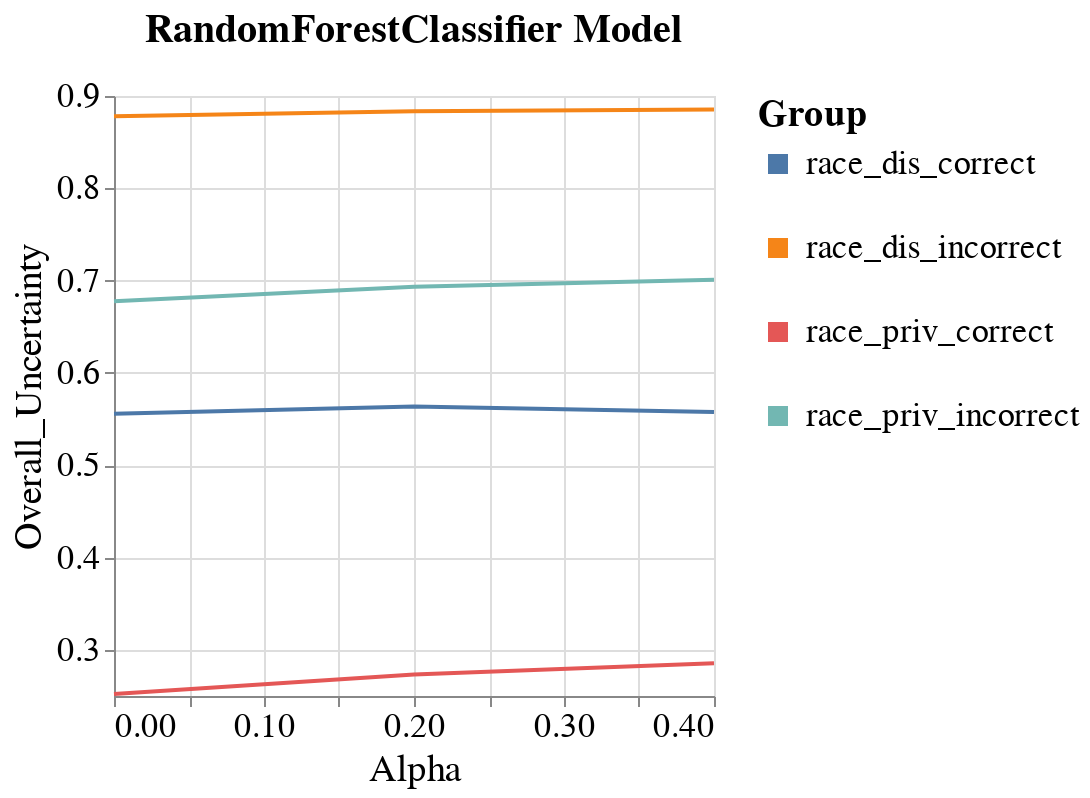

The notebook cell saved with this chart:
### Code cell
visualizer.create_line_bands_per_group_metric_plot(model_name=MODEL_NAMES[0],
                                                   group_metric='Overall_Uncertainty',
                                                   group='race',
                                                   metric_type='subgroup')

### Figure 1 — Vega-Lite specification as saved in the notebook (floating-point values rounded to 4 significant figures)
{"config": {"view": {"continuousWidth": 400, "continuousHeight": 300}, "axis": {"labelFontSize": 17, "labelFontWeight": "normal", "titleFontSize": 19, "titleFontWeight": "normal"}, "legend": {"labelFontSize": 17, "labelLimit": 300, "symbolStrokeWidth": 10, "titleFontSize": 19, "titleLimit": 300}, "title": {"fontSize": 17}}, "data": {"name": "data-9730f4df7d01c837acf7c45bc6aa925f"}, "mark": "line", "encoding": {"color": {"field": "Group", "type": "nominal"}, "x": {"field": "Intervention_Param", "title": "Alpha", "type": "quantitative"}, "y": {"aggregate": "mean", "field": "Metric_Value", "scale": {"zero": false}, "title": "Overall_Uncertainty", "type": "quantitative"}}, "height": 300, "title": {"text": "RandomForestClassifier Model", "anchor": "middle", "dy": -10, "fontSize": 20}, "width": 300, "$schema": "https://vega.github.io/schema/vega-lite/v4.17.0.json", "datasets": {"data-9730f4df7d01c837acf7c45bc6aa925f": [{"Metric": "Overall_Uncertainty", "Bootstrap_Model_Seed": 101, "Model_Name": "RandomForestClassifier", "Model_Params": "{'bootstrap': False, 'ccp_alpha': 0.0, 'class_weight': None, 'criterion': 'gini', 'max_depth': 30, 'max_features': 'sqrt', 'max_leaf_nodes': None, 'max_samples': None, 'min_impurity_decrease': 0.0, 'min_samples_leaf': 1, 'min_samples_split': 2, 'min_weight_fraction_leaf': 0.0, 'n_estimators': 500, 'n_jobs': None, 'oob_score': False, 'random_state': 101, 'verbose': 0, 'warm_start': False}", "Run_Number": "Run_1", "Dataset_Name": "Law_School", "Num_Estimators": 200, "Tag": "OK", "Record_Create_Date_Time": "2023-08-06T17:01:48.157000", "Session_Uuid": "9430484b-bec6-42a0-ac65-11c53446a61f", "Experiment_Iteration": "Exp_iter_1", "Dataset_Split_Seed": 100, "Model_Init_Seed": 100, "Fair_Intervention_Params_Lst": "[0.0, 0.2, 0.4]", "Intervention_Param": 0.4, "Subgroup": "race_dis_correct", "Metric_Value": 0.5576, "Group": "race_dis_correct"}, {"Metric": "Overall_Uncertainty", "Bootstrap_Model_Seed": 101, "Model_Name": "RandomForestClassifier", "Model_Params": "{'bootstrap': False, 'ccp_alpha': 0.0, 'class_weight': None, 'criterion': 'gini', 'max_depth': 30, 'max_features': 'sqrt', 'max_leaf_nodes': None, 'max_samples': None, 'min_impurity_decrease': 0.0, 'min_samples_leaf': 1, 'min_samples_split': 2, 'min_weight_fraction_leaf': 0.0, 'n_estimators': 500, 'n_jobs': None, 'oob_score': False, 'random_state': 101, 'verbose': 0, 'warm_start': False}", "Run_Number": "Run_1", "Dataset_Name": "Law_School", "Num_Estimators": 200, "Tag": "OK", "Record_Create_Date_Time": "2023-08-06T17:01:48.157000", "Session_Uuid": "9430484b-bec6-42a0-ac65-11c53446a61f", "Experiment_Iteration": "Exp_iter_1", "Dataset_Split_Seed": 100, "Model_Init_Seed": 100, "Fair_Intervention_Params_Lst": "[0.0, 0.2, 0.4]", "Intervention_Param": 0.4, "Subgroup": "race_dis_incorrect", "Metric_Value": 0.8855, "Group": "race_dis_incorrect"}, {"Metric": "Overall_Uncertainty", "Bootstrap_Model_Seed": 101, "Model_Name": "RandomForestClassifier", "Model_Params": "{'bootstrap': False, 'ccp_alpha': 0.0, 'class_weight': None, 'criterion': 'gini', 'max_depth': 30, 'max_features': 'sqrt', 'max_leaf_nodes': None, 'max_samples': None, 'min_impurity_decrease': 0.0, 'min_samples_leaf': 1, 'min_samples_split': 2, 'min_weight_fraction_leaf': 0.0, 'n_estimators': 500, 'n_jobs': None, 'oob_score': False, 'random_state': 101, 'verbose': 0, 'warm_start': False}", "Run_Number": "Run_1", "Dataset_Name": "Law_School", "Num_Estimators": 200, "Tag": "OK", "Record_Create_Date_Time": "2023-08-06T17:01:48.157000", "Session_Uuid": "9430484b-bec6-42a0-ac65-11c53446a61f", "Experiment_Iteration": "Exp_iter_1", "Dataset_Split_Seed": 100, "Model_Init_Seed": 100, "Fair_Intervention_Params_Lst": "[0.0, 0.2, 0.4]", "Intervention_Param": 0.4, "Subgroup": "race_priv_correct", "Metric_Value": 0.2856, "Group": "race_priv_correct"}, {"Metric": "Overall_Uncertainty", "Bootstrap_Model_Seed": 101, "Model_Name": "RandomForestClassifier", "Model_Params": "{'bootstrap': False, 'ccp_alpha': 0.0, 'class_weight': None, 'criterion': 'gini', 'max_depth': 30, 'max_features': 'sqrt', 'max_leaf_nodes': None, 'max_samples': None, 'min_impurity_decrease': 0.0, 'min_samples_leaf': 1, 'min_samples_split': 2, 'min_weight_fraction_leaf': 0.0, 'n_estimators': 500, 'n_jobs': None, 'oob_score': False, 'random_state': 101, 'verbose': 0, 'warm_start': False}", "Run_Number": "Run_1", "Dataset_Name": "Law_School", "Num_Estimators": 200, "Tag": "OK", "Record_Create_Date_Time": "2023-08-06T17:01:48.157000", "Session_Uuid": "9430484b-bec6-42a0-ac65-11c53446a61f", "Experiment_Iteration": "Exp_iter_1", "Dataset_Split_Seed": 100, "Model_Init_Seed": 100, "Fair_Intervention_Params_Lst": "[0.0, 0.2, 0.4]", "Intervention_Param": 0.4, "Subgroup": "race_priv_incorrect", "Metric_Value": 0.7008, "Group": "race_priv_incorrect"}, {"Metric": "Overall_Uncertainty", "Bootstrap_Model_Seed": 101, "Model_Name": "RandomForestClassifier", "Model_Params": "{'bootstrap': False, 'ccp_alpha': 0.0, 'class_weight': None, 'criterion': 'gini', 'max_depth': 30, 'max_features': 'sqrt', 'max_leaf_nodes': None, 'max_samples': None, 'min_impurity_decrease': 0.0, 'min_samples_leaf': 1, 'min_samples_split': 5, 'min_weight_fraction_leaf': 0.0, 'n_estimators': 200, 'n_jobs': None, 'oob_score': False, 'random_state': 101, 'verbose': 0, 'warm_start': False}", "Run_Number": "Run_1", "Dataset_Name": "Law_School", "Num_Estimators": 200, "Tag": "OK", "Record_Create_Date_Time": "2023-08-06T16:29:29.723000", "Session_Uuid": "9430484b-bec6-42a0-ac65-11c53446a61f", "Experiment_Iteration": "Exp_iter_1", "Dataset_Split_Seed": 100, "Model_Init_Seed": 100, "Fair_Intervention_Params_Lst": "[0.0, 0.2, 0.4]", "Intervention_Param": 0.2, "Subgroup": "race_dis_correct", "Metric_Value": 0.5636, "Group": "race_dis_correct"}, {"Metric": "Overall_Uncertainty", "Bootstrap_Model_Seed": 101, "Model_Name": "RandomForestClassifier", "Model_Params": "{'bootstrap': False, 'ccp_alpha': 0.0, 'class_weight': None, 'criterion': 'gini', 'max_depth': 30, 'max_features': 'sqrt', 'max_leaf_nodes': None, 'max_samples': None, 'min_impurity_decrease': 0.0, 'min_samples_leaf': 1, 'min_samples_split': 5, 'min_weight_fraction_leaf': 0.0, 'n_estimators': 200, 'n_jobs': None, 'oob_score': False, 'random_state': 101, 'verbose': 0, 'warm_start': False}", "Run_Number": "Run_1", "Dataset_Name": "Law_School", "Num_Estimators": 200, "Tag": "OK", "Record_Create_Date_Time": "2023-08-06T16:29:29.723000", "Session_Uuid": "9430484b-bec6-42a0-ac65-11c53446a61f", "Experiment_Iteration": "Exp_iter_1", "Dataset_Split_Seed": 100, "Model_Init_Seed": 100, "Fair_Intervention_Params_Lst": "[0.0, 0.2, 0.4]", "Intervention_Param": 0.2, "Subgroup": "race_dis_incorrect", "Metric_Value": 0.8835, "Group": "race_dis_incorrect"}, {"Metric": "Overall_Uncertainty", "Bootstrap_Model_Seed": 101, "Model_Name": "RandomForestClassifier", "Model_Params": "{'bootstrap': False, 'ccp_alpha': 0.0, 'class_weight': None, 'criterion': 'gini', 'max_depth': 30, 'max_features': 'sqrt', 'max_leaf_nodes': None, 'max_samples': None, 'min_impurity_decrease': 0.0, 'min_samples_leaf': 1, 'min_samples_split': 5, 'min_weight_fraction_leaf': 0.0, 'n_estimators': 200, 'n_jobs': None, 'oob_score': False, 'random_state': 101, 'verbose': 0, 'warm_start': False}", "Run_Number": "Run_1", "Dataset_Name": "Law_School", "Num_Estimators": 200, "Tag": "OK", "Record_Create_Date_Time": "2023-08-06T16:29:29.723000", "Session_Uuid": "9430484b-bec6-42a0-ac65-11c53446a61f", "Experiment_Iteration": "Exp_iter_1", "Dataset_Split_Seed": 100, "Model_Init_Seed": 100, "Fair_Intervention_Params_Lst": "[0.0, 0.2, 0.4]", "Intervention_Param": 0.2, "Subgroup": "race_priv_correct", "Metric_Value": 0.2734, "Group": "race_priv_correct"}, {"Metric": "Overall_Uncertainty", "Bootstrap_Model_Seed": 101, "Model_Name": "RandomForestClassifier", "Model_Params": "{'bootstrap': False, 'ccp_alpha': 0.0, 'class_weight': None, 'criterion': 'gini', 'max_depth': 30, 'max_features': 'sqrt', 'max_leaf_nodes': None, 'max_samples': None, 'min_impurity_decrease': 0.0, 'min_samples_leaf': 1, 'min_samples_split': 5, 'min_weight_fraction_leaf': 0.0, 'n_estimators': 200, 'n_jobs': None, 'oob_score': False, 'random_state': 101, 'verbose': 0, 'warm_start': False}", "Run_Number": "Run_1", "Dataset_Name": "Law_School", "Num_Estimators": 200, "Tag": "OK", "Record_Create_Date_Time": "2023-08-06T16:29:29.723000", "Session_Uuid": "9430484b-bec6-42a0-ac65-11c53446a61f", "Experiment_Iteration": "Exp_iter_1", "Dataset_Split_Seed": 100, "Model_Init_Seed": 100, "Fair_Intervention_Params_Lst": "[0.0, 0.2, 0.4]", "Intervention_Param": 0.2, "Subgroup": "race_priv_incorrect", "Metric_Value": 0.6932, "Group": "race_priv_incorrect"}, {"Metric": "Overall_Uncertainty", "Bootstrap_Model_Seed": 101, "Model_Name": "RandomForestClassifier", "Model_Params": "{'bootstrap': False, 'ccp_alpha': 0.0, 'class_weight': None, 'criterion': 'gini', 'max_depth': 50, 'max_features': 'sqrt', 'max_leaf_nodes': None, 'max_samples': None, 'min_impurity_decrease': 0.0, 'min_samples_leaf': 1, 'min_samples_split': 2, 'min_weight_fraction_leaf': 0.0, 'n_estimators': 500, 'n_jobs': None, 'oob_score': False, 'random_state': 101, 'verbose': 0, 'warm_start': False}", "Run_Number": "Run_1", "Dataset_Name": "Law_School", "Num_Estimators": 200, "Tag": "OK", "Record_Create_Date_Time": "2023-08-06T16:11:50.781000", "Session_Uuid": "9430484b-bec6-42a0-ac65-11c53446a61f", "Experiment_Iteration": "Exp_iter_1", "Dataset_Split_Seed": 100, "Model_Init_Seed": 100, "Fair_Intervention_Params_Lst": "[0.0, 0.2, 0.4]", "Intervention_Param": 0.0, "Subgroup": "race_dis_correct", "Metric_Value": 0.5557, "Group": "race_dis_correct"}, {"Metric": "Overall_Uncertainty", "Bootstrap_Model_Seed": 101, "Model_Name": "RandomForestClassifier", "Model_Params": "{'bootstrap': False, 'ccp_alpha': 0.0, 'class_weight': None, 'criterion': 'gini', 'max_depth': 50, 'max_features': 'sqrt', 'max_leaf_nodes': None, 'max_samples': None, 'min_impurity_decrease': 0.0, 'min_samples_leaf': 1, 'min_samples_split': 2, 'min_weight_fraction_leaf': 0.0, 'n_estimators': 500, 'n_jobs': None, 'oob_score': False, 'random_state': 101, 'verbose': 0, 'warm_start': False}", "Run_Number": "Run_1", "Dataset_Name": "Law_School", "Num_Estimators": 200, "Tag": "OK", "Record_Create_Date_Time": "2023-08-06T16:11:50.781000", "Session_Uuid": "9430484b-bec6-42a0-ac65-11c53446a61f", "Experiment_Iteration": "Exp_iter_1", "Dataset_Split_Seed": 100, "Model_Init_Seed": 100, "Fair_Intervention_Params_Lst": "[0.0, 0.2, 0.4]", "Intervention_Param": 0.0, "Subgroup": "race_dis_incorrect", "Metric_Value": 0.878, "Group": "race_dis_incorrect"}, {"Metric": "Overall_Uncertainty", "Bootstrap_Model_Seed": 101, "Model_Name": "RandomForestClassifier", "Model_Params": "{'bootstrap': False, 'ccp_alpha': 0.0, 'class_weight': None, 'criterion': 'gini', 'max_depth': 50, 'max_features': 'sqrt', 'max_leaf_nodes': None, 'max_samples': None, 'min_impurity_decrease': 0.0, 'min_samples_leaf': 1, 'min_samples_split': 2, 'min_weight_fraction_leaf': 0.0, 'n_estimators': 500, 'n_jobs': None, 'oob_score': False, 'random_state': 101, 'verbose': 0, 'warm_start': False}", "Run_Number": "Run_1", "Dataset_Name": "Law_School", "Num_Estimators": 200, "Tag": "OK", "Record_Create_Date_Time": "2023-08-06T16:11:50.781000", "Session_Uuid": "9430484b-bec6-42a0-ac65-11c53446a61f", "Experiment_Iteration": "Exp_iter_1", "Dataset_Split_Seed": 100, "Model_Init_Seed": 100, "Fair_Intervention_Params_Lst": "[0.0, 0.2, 0.4]", "Intervention_Param": 0.0, "Subgroup": "race_priv_correct", "Metric_Value": 0.2521, "Group": "race_priv_correct"}, {"Metric": "Overall_Uncertainty", "Bootstrap_Model_Seed": 101, "Model_Name": "RandomForestClassifier", "Model_Params": "{'bootstrap': False, 'ccp_alpha': 0.0, 'class_weight': None, 'criterion': 'gini', 'max_depth': 50, 'max_features': 'sqrt', 'max_leaf_nodes': None, 'max_samples': None, 'min_impurity_decrease': 0.0, 'min_samples_leaf': 1, 'min_samples_split': 2, 'min_weight_fraction_leaf': 0.0, 'n_estimators': 500, 'n_jobs': None, 'oob_score': False, 'random_state': 101, 'verbose': 0, 'warm_start': False}", "Run_Number": "Run_1", "Dataset_Name": "Law_School", "Num_Estimators": 200, "Tag": "OK", "Record_Create_Date_Time": "2023-08-06T16:11:50.781000", "Session_Uuid": "9430484b-bec6-42a0-ac65-11c53446a61f", "Experiment_Iteration": "Exp_iter_1", "Dataset_Split_Seed": 100, "Model_Init_Seed": 100, "Fair_Intervention_Params_Lst": "[0.0, 0.2, 0.4]", "Intervention_Param": 0.0, "Subgroup": "race_priv_incorrect", "Metric_Value": 0.6777, "Group": "race_priv_incorrect"}]}}
